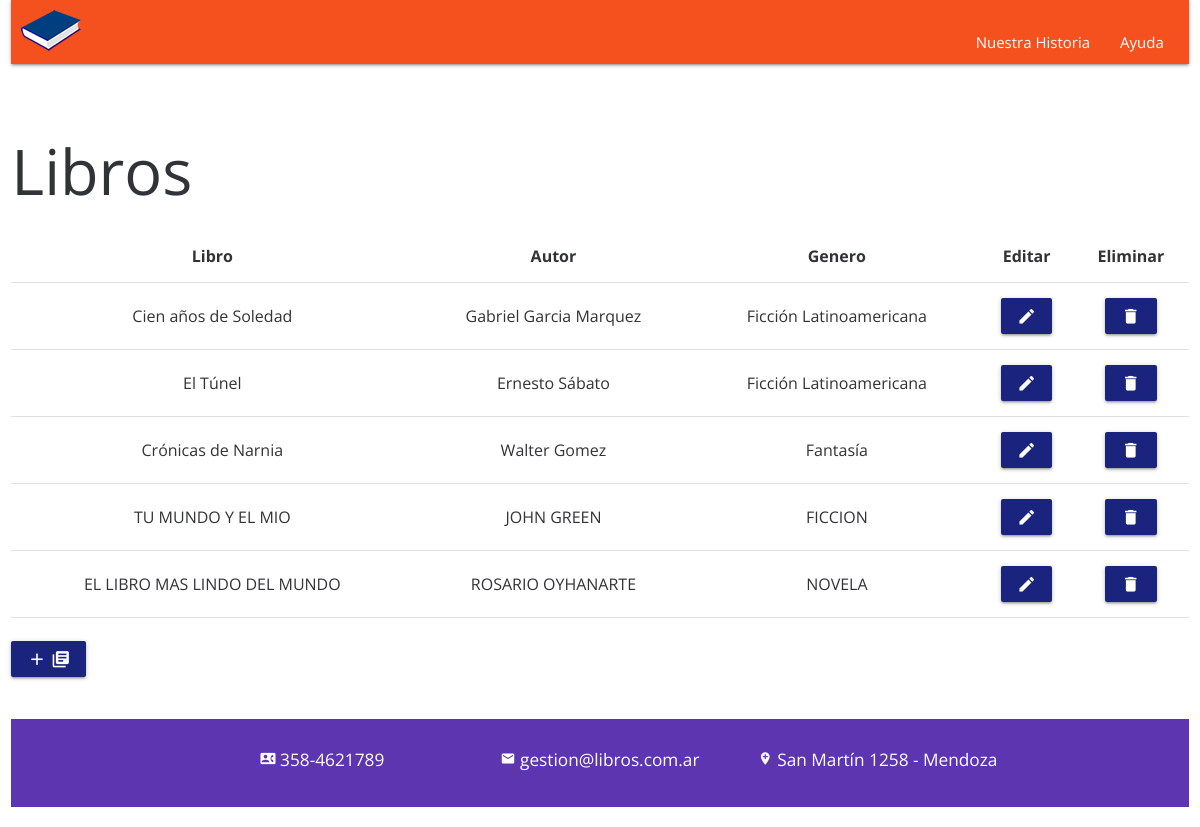
Page /libros on the committed database.
### database_setup.py (models this page shows, shortened)
class Libro(Base):
    __tablename__ = 'libro'
    id = Column(Integer, primary_key=True)
    titulo = Column(String(250), nullable=False)
    autor = Column(String(250), nullable=False)
    genero = Column(String(250))

### app.py (the view)
@app.route('/')
@app.route('/libros')
def mostrarLibros():
    libros = session.query(Libro).all()
    return render_template('libros.html', libros=libros)

### templates/libros.html (shortened to what this page needs)
<html lang="es">
    <head>
        <link rel="stylesheet" href="{{ url_for('static', filename='css/mobile.css') }}">
        <link rel="stylesheet" href="{{ url_for('static', filename='css/template.css') }}">
        <link rel="stylesheet" href="{{ url_for('static', filename='css/normalize.css') }}">
        <link rel="stylesheet" href="{{ url_for('static', filename='css/estilos.css') }}">
        <link rel="stylesheet" href="{{ url_for('static', filename='css/animations.css') }}">
        <link type="text/css" rel="stylesheet" href="{{ url_for('static', filename='css/materialize.min.css') }}" media="screen,projection"/>
    </head>
    <body>
    <header>
        <div>
            <div class="row">
                <div class="col l12 m12 s12">
        <div class="navbar">
            <nav class="deep-orange darken-1">
                <div class="nav-wrapper">
                    <a href="{{ url_for('mostrarLibros') }}" class="brand-logo"><img src="{{ url_for('static', filename='images/librologo.png') }}"> </a>
                    <ul class="right hide-on-med-and-down">
                    <li><a href="{{ url_for('nuestrahistoria') }}">Nuestra Historia</a></li>
                    <li><a href="{{ url_for('ayuda') }}">Ayuda</a></li>
                    </ul>
                </div>
            </nav>
        </div>
        </div>
        </div>
        </div>
    </header>
    {% block contenido %}
    <div>
        <div class="row">
            <div class="col l12 m12 s12">
            <h1>Libros</h1>
        <table class="centered">
            <thead>
            <tr>
                <th>Libro</th>
                <th>Autor</th>
                <th>Genero</th>
                <th>Editar</th>
                <th>Eliminar</th>
            </tr>
            </thead>
            {% for libro in libros %}
            <tbody>
            <tr>
                <td>{{libro.titulo}}</td>
                <td>{{libro.autor}}</td>
                <td>{{libro.genero}}</td>
                <td>
                    <a href="{{url_for('editarLibro', libro_id = libro.id )}}" class="indigo darken-4 btn"><i class="material-icons">edit</i></a>
                </td>
                <td>
                    <a href="{{url_for('eliminarLibro', libro_id = libro.id )}}" class="indigo darken-4 btn"><i class="material-icons">delete</i></a>
                </td>
            </tr>
            </tbody>
            {% endfor %}
        </table>
        <br>
        <a href="{{url_for('nuevoLibro')}}"class="indigo darken-4 btn"><i class="material-icons">add</i>
            <i class="material-icons">library_books</i></a>
            <br>
        </div>
        </div>
        </div>
        {% endblock %}
        <br>
    <div>
        <div class="row">
            <div class="col l12 m12 s12">
    <footer class="page-footer deep-purple darken-1">
            <div class="container">
              <div class="row">
                <div class="col l4 m4 s12">
                 <h6 class="text center white-text"><i class="tiny material-icons">contact_phone</i> 358-4621789</h6>
                </div>
                <div class="col l4 m4 s12">
                    <h6 class="text center white-text"><i class="tiny material-icons">email</i> gestion@libros.com.ar</h6>
                </div>
                <div class="col l4 m4 s12">
                    <h6 class="text center white-text"><i class="tiny material-icons">add_location</i> San Martín 1258 - Mendoza</h6>
                </div>
              </div>
            </div>
    </footer>
</div>
</div>
</div>
    </body>
</html>

### static/css/template.css (style rules this page uses)
body { font-family: 'Montserrat', sans-serif; }

### static/css/estilos.css (style rules this page uses)
:root { --green-color: #7ACC2D; --black-color: #313337; --white-color: white; --normal:12px; --space:10px; --space-2:20px; --box:0px 0 2px 1px #e6e5e9; }
html, body { margin:0; padding: 0; font-family: 'Open Sans', sans-serif; color: var(--black-color); }
nav { display: flex; justify-content: space-between; align-items: center; padding: var(--space); min-height: 60px; background-color: var(--green-color); }
nav a { text-decoration: none; color: var(--black-color); font-size: var(--normal); }
nav ul { display: flex; }
nav ul li { padding-right: 20px; list-style: none; }
footer { display: flex; justify-content: space-between; font-size: var(--normal); background-color: var(--black-color); padding: var(--space); color: var(--white-color); }

### rows in the picture
Libro: titulo "Cien años de Soledad", autor "Gabriel Garcia Marquez", genero "Ficción Latinoamericana"
Libro: titulo "El Túnel", autor "Ernesto Sábato", genero "Ficción Latinoamericana"
Libro: titulo "Crónicas de Narnia", autor "Walter Gomez", genero "Fantasía"
Libro: titulo "TU MUNDO Y EL MIO", autor "JOHN GREEN", genero "FICCION"
Libro: titulo "EL LIBRO MAS LINDO DEL MUNDO", autor "ROSARIO OYHANARTE", genero "NOVELA"
